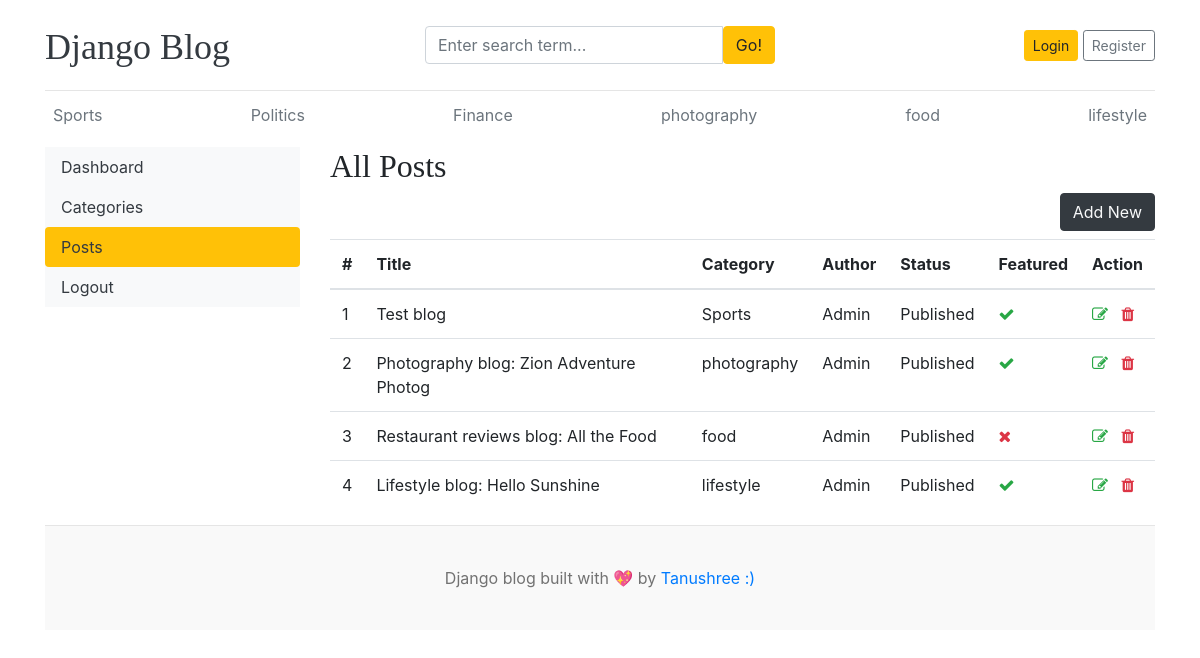
The app's page /dashboards/posts/ with its own data.
### blogs/models.py (models this page shows, shortened)
class Category(models.Model):
    category_name=models.CharField(max_length=50,unique=True)
    created_at=models.DateTimeField(auto_now_add=True)
    updated_at=models.DateTimeField(auto_now=True)
    class Meta:
        verbose_name_plural='categories'
    def __str__(self):
        return self.category_name

class Blog(models.Model):
    title=models.CharField(max_length=100)
    slug=models.SlugField(max_length=150,unique=True)
    category=models.ForeignKey(Category, on_delete=models.CASCADE)
    author=models.ForeignKey(User,on_delete=models.CASCADE)
    featured_image=models.ImageField(upload_to='uploads/%Y/%m/%d')
    short_description=models.TextField(max_length=500)
    blog_body=models.TextField(max_length=2000)
    status=models.CharField(max_length=20,choices=STATUS_CHOICES,default="Draft")
    is_featured=models.BooleanField(default=0)
    created_at=models.DateTimeField(auto_now_add=True)
    updated_at=models.DateTimeField(auto_now=True)

### dashboards/views.py (the view)
# urls.py: path('posts/',views.posts,name='posts'),
def posts(request):
    posts=Blog.objects.all()
    context={
        'posts':posts
    }
    return render(request,'dashboard/posts.html',context)

### blogs/context_processors.py (called while the page is built)
def get_categories(request):
    categories=Category.objects.all()
    return dict(categories=categories)

def get_social_links(request):
    social_links=SocialLink.objects.all()
    return dict(social_links=social_links)

### templates/dashboard/posts.html (shortened to what this page needs)
{% extends 'base.html' %}
{% block content %}
<div class="row">
    {% include 'dashboard/sidebar.html' %}
    <div class="col-md-9">
        <h2>All Posts</h2>
        <a href="{% url 'add_post' %}" class="btn btn-dark text-light float-right mb-2">Add New</a>
        <table class="table table-hover">
            <thead>
              <tr>
                <th>#</th>
                <th>Title</th>
                <th>Category</th>
                <th>Author</th>
                <th>Status</th>
                <th>Featured</th>
                <th>Action</th>
              </tr>
            </thead>
            <tbody>
            {% for post in posts %}
              <tr>
                <td>{{ forloop.counter }}</td>
                <td>{{ post.title }}</td>
                <td>{{ post.category }}</td>
                <td>{{ post.author }}</td>
                <td>{{ post.status }}</td>
                <td>{% if post.is_featured %}<i class="fa fa-check text-success"></i>{% else %}<i class="fa fa-times text-danger"></i>{% endif %}</td>
                <td>
                    <a href="{% url 'edit_post' post.id %}"><i class="fa fa-edit text-success"></i></a>
                    <a href="{% url 'delete_post' post.id %}"><i class="fa fa-trash text-danger"></i></a>
                </td>
              </tr>
            {% endfor %}
            </tbody>
          </table>
    </div>
</div>
{% endblock %}

### templates/base.html (shortened to what this page needs)
{% load static %}
<!DOCTYPE html>
<html lang="en">
<head>
    <link href="https://getbootstrap.com/docs/4.0/dist/css/bootstrap.min.css" rel="stylesheet">
    <link href="{% static 'css/blog.css' %}" rel="stylesheet">
    <link rel="stylesheet" href="https://cdnjs.cloudflare.com/ajax/libs/font-awesome/4.7.0/css/font-awesome.min.css">
  </head>
<body>
    <div class="container">
      <header class="blog-header py-3">
        <div class="row flex-nowrap justify-content-between align-items-center">
          <div class="col-4 pt-1">
            <a class="blog-header-logo text-dark" href="/">Django Blog</a>
          </div>
          <div class="col-4">
            <form action="{% url 'search' %}" method="GET">
              <div class="input-group">
                <input class="form-control" type="text" name="keyword" value="{{ keyword }}" placeholder="Enter search term..." aria-label="Enter search term..." aria-describedby="button-search" />
                <button type="submit" class="btn btn-warning" id="button-search" type="button">Go!</button>
            </div>
            </form>
          </div>
          <div class="col-4 d-flex justify-content-end align-items-center">
            {% if not user.is_authenticated %}
            <a class="btn btn-sm btn-warning" href="{% url 'login' %}">Login</a> &nbsp;
            <a class="btn btn-sm btn-outline-secondary" href="{% url 'register' %}">Register</a>
            {% else %}
            <span><a href="{% url 'dashboard' %}">Dashboard</a></span>
            &emsp;
            <span><a href="{% url 'logout' %}">Logout</a></span>
            {% endif %}
          </div>
        </div>
      </header>
      <div class="nav-scroller py-1 mb-2">
        <nav class="nav d-flex justify-content-between">
          {% for cat in categories %}
          <a class="p-2 text-muted" href="{% url 'posts_by_category' cat.id %}">{{ cat.category_name }}</a>
          {% endfor %}
        </nav>
      </div>
{% block content %}
{% endblock %}
<footer class="blog-footer">
    <p>Django blog built with 💖 by <a href="#">Tanushree :)</a></p>
  </footer>
  </body>
  </html>

### static/css/blog.css (style rules this page uses)
.blog-header { border-bottom: 1px solid #e5e5e5; }
.blog-header-logo { font-family: "Playfair Display", Georgia, "Times New Roman", serif; font-size: 2.25rem; }
h1, h2, h3, h4, h5, h6 { font-family: "Playfair Display", Georgia, "Times New Roman", serif; }
.blog-footer { padding: 2.5rem 0; color: #727272; text-align: center; background-color: #f9f9f9; border-top: .05rem solid #e5e5e5; }
.blog-footer p:last-child { margin-bottom: 0; }

### records on screen
Category: category_name "Sports"
Category: category_name "Politics"
Category: category_name "Finance"
Category: category_name "photography"
Category: category_name "food"
Category: category_name "lifestyle"
Blog: title "Test blog", category "Sports", author "Admin", status "Published", is_featured True (drawn)
Blog: title "Photography blog: Zion Adventure Photog", category "photography", author "Admin", status "Published", is_featured True (drawn)
Blog: title "Restaurant reviews blog: All the Food", category "food", author "Admin", status "Published", is_featured False (drawn)
Blog: title "Lifestyle blog: Hello Sunshine", category "lifestyle", author "Admin", status "Published", is_featured True (drawn)
